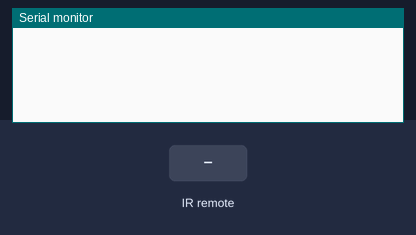
Bench run of a sketch on a simulated Arduino Uno, built with avr-gcc and run on an emulated ATmega328P. Shown: the last lines printed to the serial monitor. The test bench sets the inputs (shaded band).

Above: at 1.2 s.
1.3 s: infrared code 0x00000020 received
At 2.5 s:
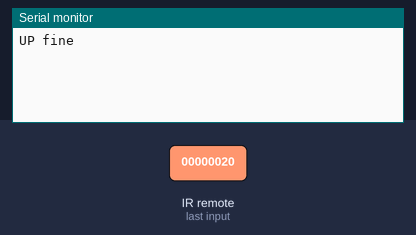
2.8 s: infrared code 0x00000021 received
At 3.7 s:
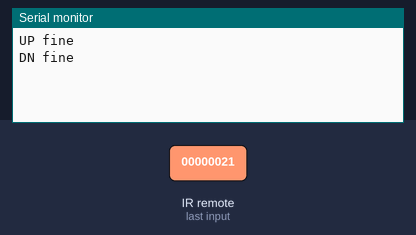
4.3 s: infrared code 0x00000010 received
At 4.8 s:
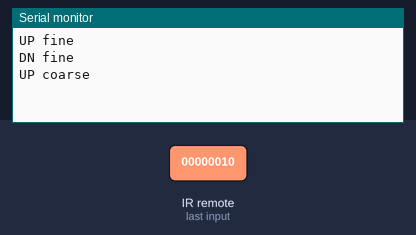
5.8 s: infrared code 0x00000011 received
At 7.2 s:
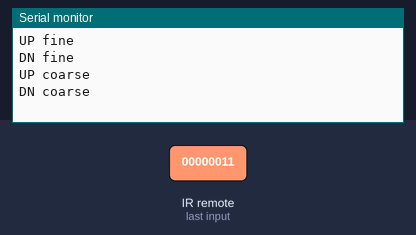

The sketch:

irread.ino
```cpp
// (licence header left out)
#include <IRremote.h>

#define PRG_UP_SINGLE  0x00000020
#define PRG_UP_PRESSED 0x00000820
#define PRG_DN_SINGLE  0x00000021
#define PRG_DN_PRESSED 0x00000821

#define VOL_UP_SINGLE  0x00000010
#define VOL_UP_PRESSED 0x00000810
#define VOL_DN_SINGLE  0x00000011
#define VOL_DN_PRESSED 0x00000811


int RECV_PIN = 6;

IRrecv irrecv(RECV_PIN);

decode_results results;

void setup()
{
  Serial.begin(9600);
  irrecv.enableIRIn(); // Start the receiver
}

void loop() {
  if (irrecv.decode(&results)) {

    if ((results.value == PRG_UP_SINGLE) || (results.value == PRG_UP_PRESSED)){
      Serial.println("UP fine");
      delay(500);
    }

    if ((results.value == VOL_UP_SINGLE) || (results.value == VOL_UP_PRESSED)){
      Serial.println("UP coarse");
      delay(100);
    }

    if ((results.value == PRG_DN_SINGLE) || (results.value == PRG_DN_PRESSED)){
      Serial.println("DN fine");
      delay(500);
    }

    if ((results.value == VOL_DN_SINGLE) || (results.value == VOL_DN_PRESSED)){
      Serial.println("DN coarse");
      delay(100);
    }

    //Serial.println(results.value, HEX);


  irrecv.resume(); // Receive the next value
  }

}
```

Measured:
- after the input at 1.3 s, the serial monitor: prints a new line at once (image 1)
- after the input at 2.8 s, the serial monitor: prints a new line at once (image 2)
- after the input at 4.3 s, the serial monitor: prints a new line at once (image 3)
- after the input at 5.8 s, the serial monitor: prints a new line at once (image 4)
